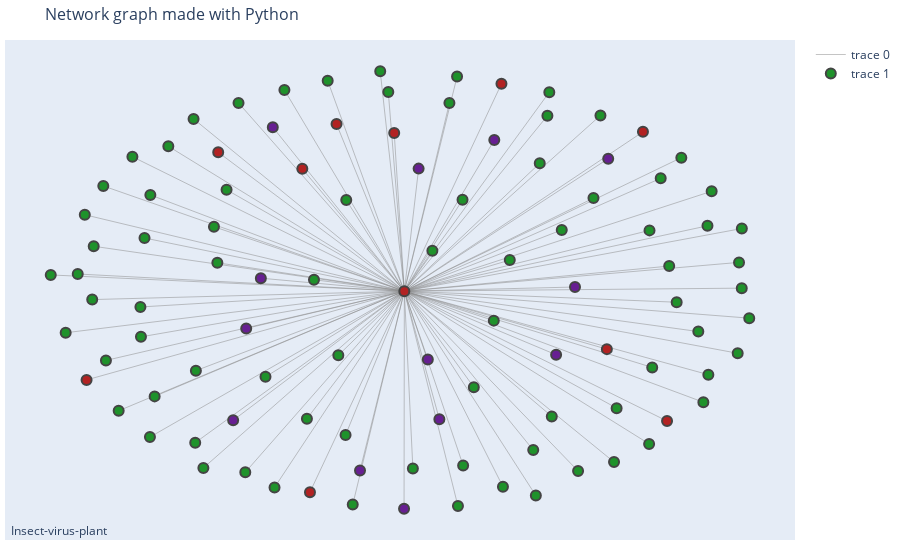

Notebook source saved alongside this figure:
### Code cell
# tidak wajib, cuma visualisasi
# visualisasi interaksi suatu node
target_filter = 'NCBI:7038'
filtered_edge=contains_string_entire_column(df_edge,target_filter)
substrings={target_filter}.union(
    set(filtered_edge.source_taxon_id.to_list()),
    set(filtered_edge.target_taxon_id.to_list())
)
filtered_node=contains_set_of_strings_entire_column(df_node,substrings)
filtered_gnx=_set_networkx_graph(filtered_node, filtered_edge)
# Mendapatkan simpul yang memiliki self-loop
isolated_nodes = [node for node, degree in dict(filtered_gnx.degree()).items() if degree == 0]
# Menghapus simpul-simpul tersebut
filtered_gnx.remove_nodes_from(isolated_nodes)
plotly_graph(filtered_gnx, True)

### Figure 1 — Plotly figure (JSON) as saved in the notebook; plotly's stock layout.template omitted (floating-point values rounded to 4 significant figures; data arrays with more than 128 entries replaced by an {"elided": "..."} marker saying what was removed)
{"data": [{"hoverinfo": "none", "line": {"color": "#888", "width": 0.5}, "mode": "lines", "type": "scatter", "x": {"elided": "303 float values"}, "y": {"elided": "303 float values"}}, {"hoverinfo": "text", "marker": {"color": ["#1f922b", "#1f922b", "#671f92", "#671f92", "#671f92", "#b22222", "#1f922b", "#671f92", "#671f92", "#b22222", "#671f92", "#671f92", "#1f922b", "#1f922b", "#1f922b", "#1f922b", "#1f922b", "#1f922b", "#1f922b", "#1f922b", "#1f922b", "#1f922b", "#1f922b", "#1f922b", "#1f922b", "#1f922b", "#1f922b", "#1f922b", "#1f922b", "#1f922b", "#1f922b", "#1f922b", "#1f922b", "#1f922b", "#1f922b", "#1f922b", "#1f922b", "#1f922b", "#1f922b", "#1f922b", "#1f922b", "#1f922b", "#1f922b", "#1f922b", "#1f922b", "#1f922b", "#1f922b", "#1f922b", "#1f922b", "#1f922b", "#1f922b", "#1f922b", "#b22222", "#b22222", "#b22222", "#b22222", "#b22222", "#b22222", "#b22222", "#671f92", "#671f92", "#671f92", "#b22222", "#b22222", "#671f92", "#671f92", "#671f92", "#1f922b", "#1f922b", "#1f922b", "#1f922b", "#1f922b", "#1f922b", "#1f922b", "#1f922b", "#1f922b", "#1f922b", "#1f922b", "#1f922b", "#1f922b", "#1f922b", "#1f922b", "#1f922b", "#1f922b", "#1f922b", "#1f922b", "#1f922b", "#1f922b", "#1f922b", "#1f922b", "#1f922b", "#1f922b", "#1f922b", "#1f922b", "#1f922b", "#1f922b", "#1f922b", "#1f922b", "#1f922b", "#1f922b", "#1f922b", "#1f922b"], "line": {"width": 2}, "reversescale": true, "size": 10}, "mode": "markers", "text": ["Manihot esculenta", "Euphorbia pulcherrima", "Chenopodium leaf curl virus [VEM]", "Mungbean yellow mosaic India virus", "Sida golden mosaic virus - whitefly VEM Citra Florida", "Bemisia tabaci", "Solanum lycopersicum", "Ageratum yellow vein virus satellite DNA beta-[Ishigaki]", "Tomato golden mottle virus", "Eretmocerus mundus", "Hollyhock leaf crumple virus", "Hollyhock leaf crumple virus satellite DNA", "Melissa officinalis", "Euphorbia characias", "Ipomoea nil", "Hypoestes phyllostachya", "Caryopteris divaricata", "Hibiscus moscheutos", "Datura wrightii", "Pentas lanceolata", "Laggera pterodonta", "Parthenium hysterophorus", "Bauhinia tomentosa", "Cyamopsis tetragonoloba", "Humulus japonicus", "Boehmeria nivea", "Crepidiastrum lanceolatum", "Lactuca indica", "Calystegia pubescens", "Trema orientalis", "Urtica urens", "Cucurbita maxima", "Anthurium andraeanum", "Gerbera jamesonii", "Psophocarpus tetragonolobus", "Capsicum chinense", "Hibiscus mutabilis", "Salvia splendens", "Benincasa hispida", "Luffa aegyptiaca", "Euphorbia hirta", "Solanum melongena", "Chenopodium album", "Lantana camara", "Codiaeum variegatum ex", "Echinacea purpurea", "Helianthus annuus", "Brassica napus", "Phaseolus lunatus", "Vigna unguiculata", "Spinacia oleracea", "Arachis hypogaea", "Encarsia strenua", "Eretmocerus tejanus", "Encarsia lutea", "Aphelinus asychis", "Eretmocerus eremicus", "Encarsia nigricephala", "Encarsia quaintancei", "Bemisia tabaci Quaranja-like virus 3", "Bemisia tabaci Quaranja-like virus 2", "Bemisia tabaci Quaranja-like virus 1", "Encarsia inaron", "Encarsia sophia", "Bemisia-associated genomovirus AdDF", "Bemisia-associated genomovirus NfO", "Bemisia-associated genomovirus AdO", "Capsicum annuum annuum", "Phaseolus vulgaris", "Nicotiana tabacum", "Abelmoschus esculentus", "Brassica rapa var. rapa", "Trichosanthes dioica", "Chromolaena odorata", "Ageratum conyzoides", "Citrullus lanatus", "Sigesbeckia orientalis", "Lonicera japonica", "Malva parviflora", "Cucurbita moschata", "Cucurbita pepo", "Ipomoea batatas", "Cucumis sativus", "Gossypium herbaceum", "Gossypium hirsutum", "Glycine max", "Clerodendrum serratum", "Alcea rosea", "Solanum jacquinii", "Solanum nigrum", "Brassica oleracea", "Momordica charantia", "Euphorbia heterophylla cyathophora", "Euphorbia cyathophora", "Cucumis melo", "Vigna mungo mungo", "Raphanus sativus", "Synedrella nodiflora", "Ipomoea setosa", "Mucuna pruriens", "Lablab purpureus", "Tarasa capitata"], "type": "scatter", "x": [145.9, 330.6, 252.4, 300.3, 207.3, 252.5, 189.2, 306.3, 263.6, 231.2, 211.1, 257.0, 329.6, 255.2, 307.2, 271.0, 141.2, 357.5, 335.9, 247.5, 293.1, 318.6, 166.9, 151.9, 192.6, 231.7, 208.8, 295.2, 314.3, 214.8, 283.6, 333.3, 224.1, 234.0, 346.7, 270.9, 280.7, 202.4, 172.5, 312.1, 274.4, 261.4, 298.2, 154.7, 149.7, 200.3, 178.2, 193.6, 348.0, 345.1, 169.6, 348.3, 193.9, 220.4, 222.8, 283.1, 152.4, 327.7, 249.3, 202.7, 238.6, 259.9, 335.3, 316.3, 198.6, 316.7, 280.9, 319.4, 357.9, 361.1, 154.2, 358.8, 269.1, 244.9, 297.6, 269.4, 186.7, 186.1, 329.7, 157.7, 196.5, 228.4, 162.6, 339.8, 338.3, 186.9, 285.7, 349.3, 293.9, 169.4, 236.3, 266.7, 234.2, 158.5, 221.8, 299.0, 302.1, 211.6, 173.9, 358.8, 170.7, 172.4], "y": [106.0, 88.68, 18, 95.0, 133.3, 126.8, 38.4, 128.9, 62.71, 210.3, 208.8, 188.1, 50.43, 38.12, 36.85, 39.66, 134.9, 95.74, 139.3, 226.4, 47.36, 41.35, 194.0, 165.0, 159.0, 94.74, 83.96, 190.8, 214.7, 227.4, 29.03, 183.2, 132.5, 54.85, 71.28, 172.5, 112.1, 36.23, 174.9, 173.3, 78.78, 147.0, 226.3, 149.2, 135.4, 220.9, 199.3, 141, 159.5, 106.6, 104.0, 85.05, 196.3, 188.0, 26.3, 230.5, 82.42, 206.5, 205.9, 108.2, 37.14, 92.63, 61.87, 97.82, 62.22, 193.1, 202.4, 68.31, 141.2, 113.3, 122.6, 158.1, 234.1, 236.8, 214.5, 19.34, 51.03, 212.9, 157.2, 179.4, 177.5, 232.0, 66.99, 193.6, 121.3, 87.05, 142.3, 176.8, 24.59, 118.9, 20.07, 220.8, 172.3, 92.17, 63.02, 64.16, 157.4, 28.64, 74.19, 128.3, 153.4, 53.84]}], "layout": {"annotations": [{"showarrow": false, "text": "Insect-virus-plant", "x": 0.005, "xref": "paper", "y": -0.002, "yref": "paper"}], "hovermode": "closest", "margin": {"b": 20, "l": 5, "r": 5, "t": 40}, "showlegend": true, "title": {"font": {"size": 16}, "text": "Network graph made with Python"}, "xaxis": {"showgrid": false, "showticklabels": false, "zeroline": false}, "yaxis": {"showgrid": false, "showticklabels": false, "zeroline": false}}}
